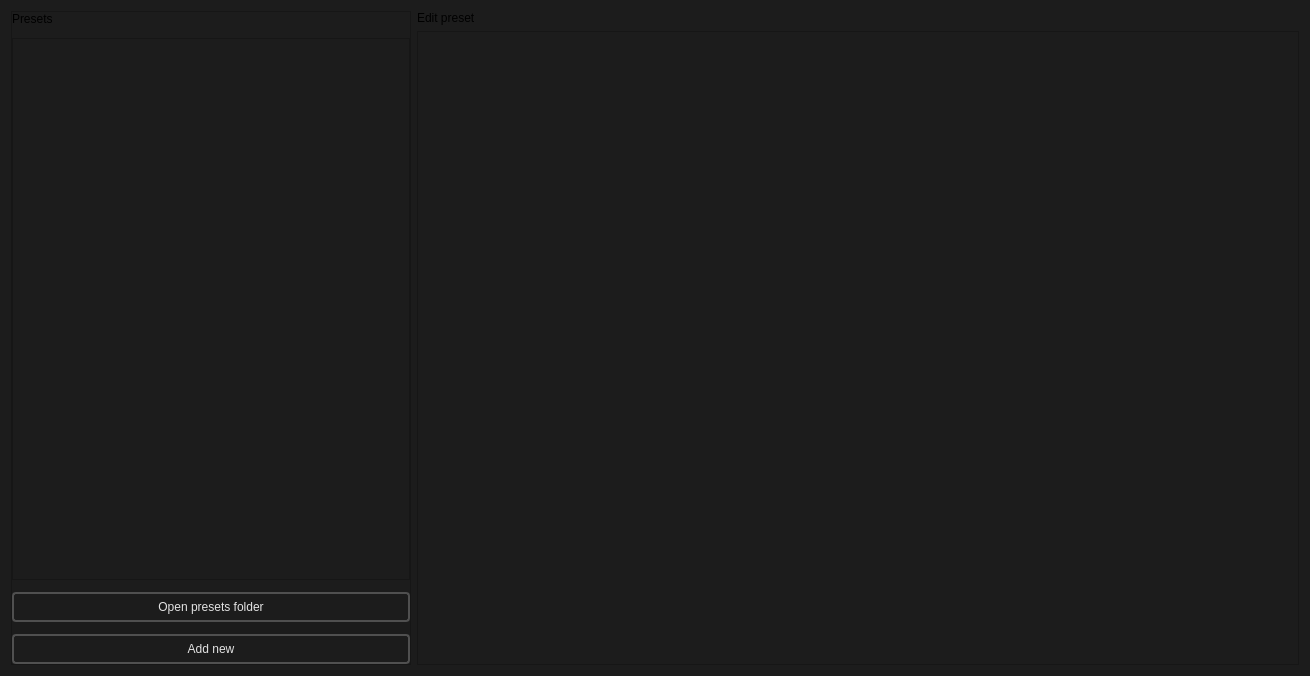
<?xml version="1.0" encoding="UTF-8"?>
<ui version="4.0">
 <class>Dialog</class>
 <widget class="QDialog" name="Dialog">
  <property name="geometry">
   <rect>
    <x>0</x>
    <y>0</y>
    <width>1310</width>
    <height>676</height>
   </rect>
  </property>
  <property name="windowTitle">
   <string>Dialog</string>
  </property>
  <property name="styleSheet">
   <string notr="true">background-color: #1C1C1C;</string>
  </property>
  <layout class="QVBoxLayout" name="verticalLayout">
   <item>
    <layout class="QHBoxLayout" name="horizontalLayout">
     <item>
      <widget class="QFrame" name="frame">
       <property name="maximumSize">
        <size>
         <width>400</width>
         <height>16777215</height>
        </size>
       </property>
       <property name="frameShape">
        <enum>QFrame::StyledPanel</enum>
       </property>
       <property name="frameShadow">
        <enum>QFrame::Raised</enum>
       </property>
       <layout class="QHBoxLayout" name="horizontalLayout_3">
        <property name="spacing">
         <number>0</number>
        </property>
        <property name="leftMargin">
         <number>0</number>
        </property>
        <property name="topMargin">
         <number>0</number>
        </property>
        <property name="rightMargin">
         <number>0</number>
        </property>
        <property name="bottomMargin">
         <number>0</number>
        </property>
        <item>
         <layout class="QVBoxLayout" name="verticalLayout_2">
          <property name="spacing">
           <number>12</number>
          </property>
          <property name="sizeConstraint">
           <enum>QLayout::SetDefaultConstraint</enum>
          </property>
          <property name="leftMargin">
           <number>0</number>
          </property>
          <item>
           <widget class="QLabel" name="label_2">
            <property name="text">
             <string>Presets</string>
            </property>
           </widget>
          </item>
          <item>
           <widget class="QListWidget" name="listWidget_2"/>
          </item>
          <item>
           <widget class="QPushButton" name="pushButton_3">
            <property name="styleSheet">
             <string notr="true">
    /* QPushButton default and hover styles */
    QPushButton {

        font: 600 10pt &quot;Segoe UI&quot;;
	

        border: 2px solid black;
        border-radius: 4px;
        border-color: rgba(80, 80, 80, 255);
        height:22px;
        padding-top: 2px;
        padding-bottom:2px;
        padding-left: 4px;
        padding-right: 4px;
        color: #E3E3E3;
        background-color: #1C1C1C;
    }
    QPushButton:hover {
        background-color: #414956;
        color: white;
    }
    QPushButton:pressed {
        background-color: red;
        background-color: #1C1C1C;
        margin: 1 px;
        margin-left: 2px;
        margin-right: 2px;

    }</string>
            </property>
            <property name="text">
             <string>Open presets folder</string>
            </property>
            <property name="icon">
             <iconset resource="../resources.qrc">
              <normaloff>:/icons/folder_open.svg</normaloff>:/icons/folder_open.svg</iconset>
            </property>
           </widget>
          </item>
          <item>
           <widget class="QPushButton" name="pushButton">
            <property name="styleSheet">
             <string notr="true">
    /* QPushButton default and hover styles */
    QPushButton {

        font: 600 10pt &quot;Segoe UI&quot;;
	

        border: 2px solid black;
        border-radius: 4px;
        border-color: rgba(80, 80, 80, 255);
        height:22px;
        padding-top: 2px;
        padding-bottom:2px;
        padding-left: 4px;
        padding-right: 4px;
        color: #E3E3E3;
        background-color: #1C1C1C;
    }
    QPushButton:hover {
        background-color: #414956;
        color: white;
    }
    QPushButton:pressed {
        background-color: red;
        background-color: #1C1C1C;
        margin: 1 px;
        margin-left: 2px;
        margin-right: 2px;

    }</string>
            </property>
            <property name="text">
             <string>Add new</string>
            </property>
            <property name="icon">
             <iconset resource="../resources.qrc">
              <normaloff>:/icons/add_24dp_9D9D9D_FILL0_wght400_GRAD0_opsz24.svg</normaloff>:/icons/add_24dp_9D9D9D_FILL0_wght400_GRAD0_opsz24.svg</iconset>
            </property>
           </widget>
          </item>
         </layout>
        </item>
       </layout>
      </widget>
     </item>
     <item>
      <layout class="QVBoxLayout" name="verticalLayout_3">
       <property name="rightMargin">
        <number>0</number>
       </property>
       <item>
        <widget class="QLabel" name="label">
         <property name="text">
          <string>Edit preset</string>
         </property>
        </widget>
       </item>
       <item>
        <widget class="QListWidget" name="listWidget"/>
       </item>
      </layout>
     </item>
    </layout>
   </item>
  </layout>
 </widget>
 <resources>
  <include location="../resources.qrc"/>
 </resources>
 <connections/>
</ui>
